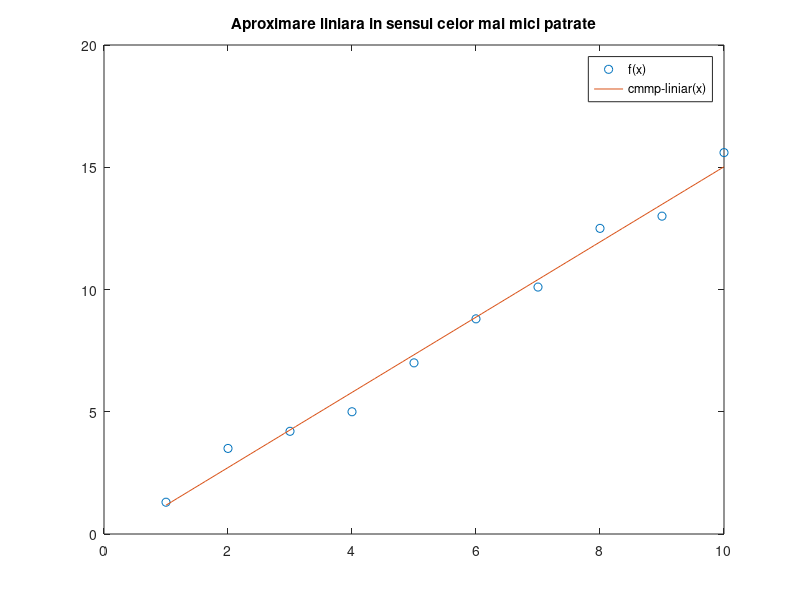

Recreate this plot in MATLAB.
x = 1:10;
y = [1.3, 3.5, 4.2, 5, 7, 8.8, 10.1, 12.5, 13, 15.6];

xx = linspace(1, 10);
for i = 1:length(xx)
	yy(i) = 1.538 * xx(i) - 0.360;
endfor

figure
plot(x, y, 'o', xx, yy);

legend("f(x)", "cmmp-liniar(x)");
title("Aproximare liniara in sensul celor mai mici patrate");
